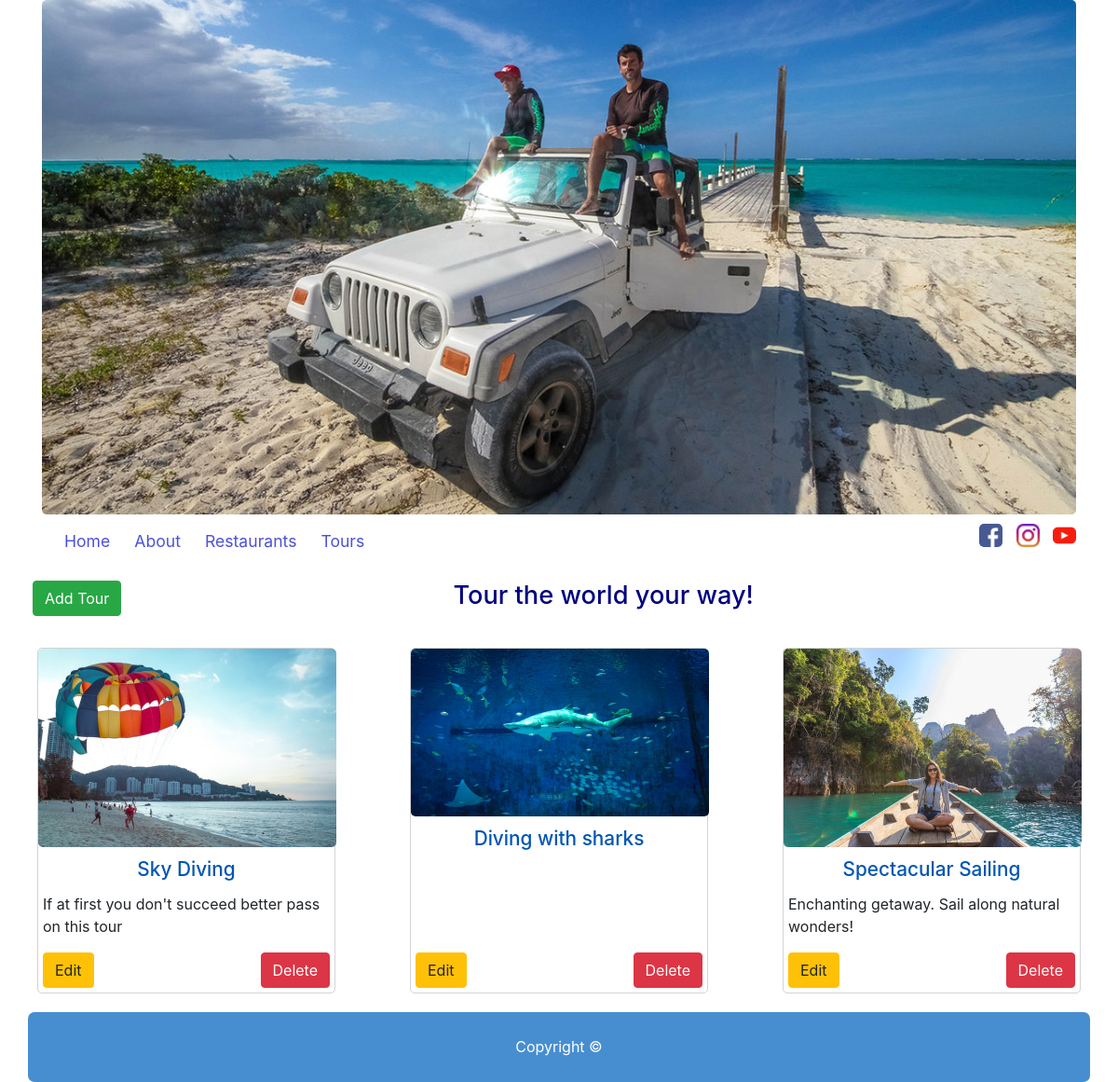
Screenshot of /pages/tours/tours-admin.php with the database file from the repository.
### tables this page shows
CREATE TABLE `tours` (
  `id` int(11) NOT NULL,
  `image` varchar(100) DEFAULT NULL,
  `name` varchar(100) DEFAULT NULL,
  `descrip` text DEFAULT NULL,
  `price` int(11) DEFAULT NULL
);

### pages/tours/tours-admin.php (the view, shortened to what this page needs)
<?php
require_once "../../include/header-tours-admin.php";
require_once '../../database/connect.php';
$sql = "SELECT * FROM tours";
$pdostm = $dbcon->prepare($sql);
$pdostm->execute();
$tours = $pdostm->fetchAll(PDO::FETCH_OBJ);
?>
        <div class=" " id="">
            <a href="add-tour.php" id="btn_addTour" class="btn btn-success float-left" >Add Tour</a>
            <h1>Tour the world your way!</h1>
        </div>
        <div class="tours-container">
            <?php foreach($tours as $tour) { ?>
            <div class="single-tour-div grey-border">
                <div class="">
                    <img src="<?= $tour->image; ?>" alt="tour image">
                    <h2 class="text-center"><?= $tour->name; ?></h2>
                    <p><?= $tour->descrip; ?></p>
                </div>
                <div id="buttons-Mngr-div">
                    <form action="update-tour.php" method="POST">
                        <button type="submit" name="updateTour" class="btn btn-warning" id="updTour"
                        > Edit
                        </button>
                    </form>
                    <form action="" method="POST">
                        <button type="submit" name="deleteTour"
                                class="btn btn-danger " id="deleteTour" onclick="return confirm('Delete record from Database? Action can not be undone')" >
                            Delete
                        </button>
                    </form>
                </div>
            </div>
            <?php } ?>
        </div>
<?php
include_once "../../include/footer.php"
?>

### css/common.css (style rules this page uses)
html { font-family: Helvetica; box-sizing: border-box; margin:0; padding:0; }
body { max-width: 95%; margin: 0 auto; }
h1 { font-size: 1.7em; margin-bottom: 25px; text-align: center; color: navy; }
h2 { font-size: 1.3em; margin-bottom: 12px; color: #0056b3; }
img { border-radius: 5px; }

### css/tours.css (style rules this page uses)
.tours-container { display: flex; flex-flow: row wrap; justify-content: space-between; }
.single-tour-div { display: flex; flex-flow: column nowrap; justify-content: space-between; min-height: 100px; min-width: 100px; margin: 15px 5px; max-width: 320px; }
.single-tour-div img { max-width: 320px; border-radius: 5px; margin-bottom: 10px; margin: -5px 0 12px -5px; }

### css/about.css (style rules this page uses)
.grey-border { border: 1px solid lightgrey; padding: 5px; border-radius: 5px; }
#buttons-Mngr-div { width: 100%; display: flex; justify-content: space-between; }

### rows the page displays
tours: image (picture), name "Sky Diving", descrip "If at first you don't succeed better pass on this tour"
tours: image (picture), name "Diving with sharks"
tours: image (picture), name "Spectacular Sailing", descrip "Enchanting getaway. Sail along natural wonders!"
